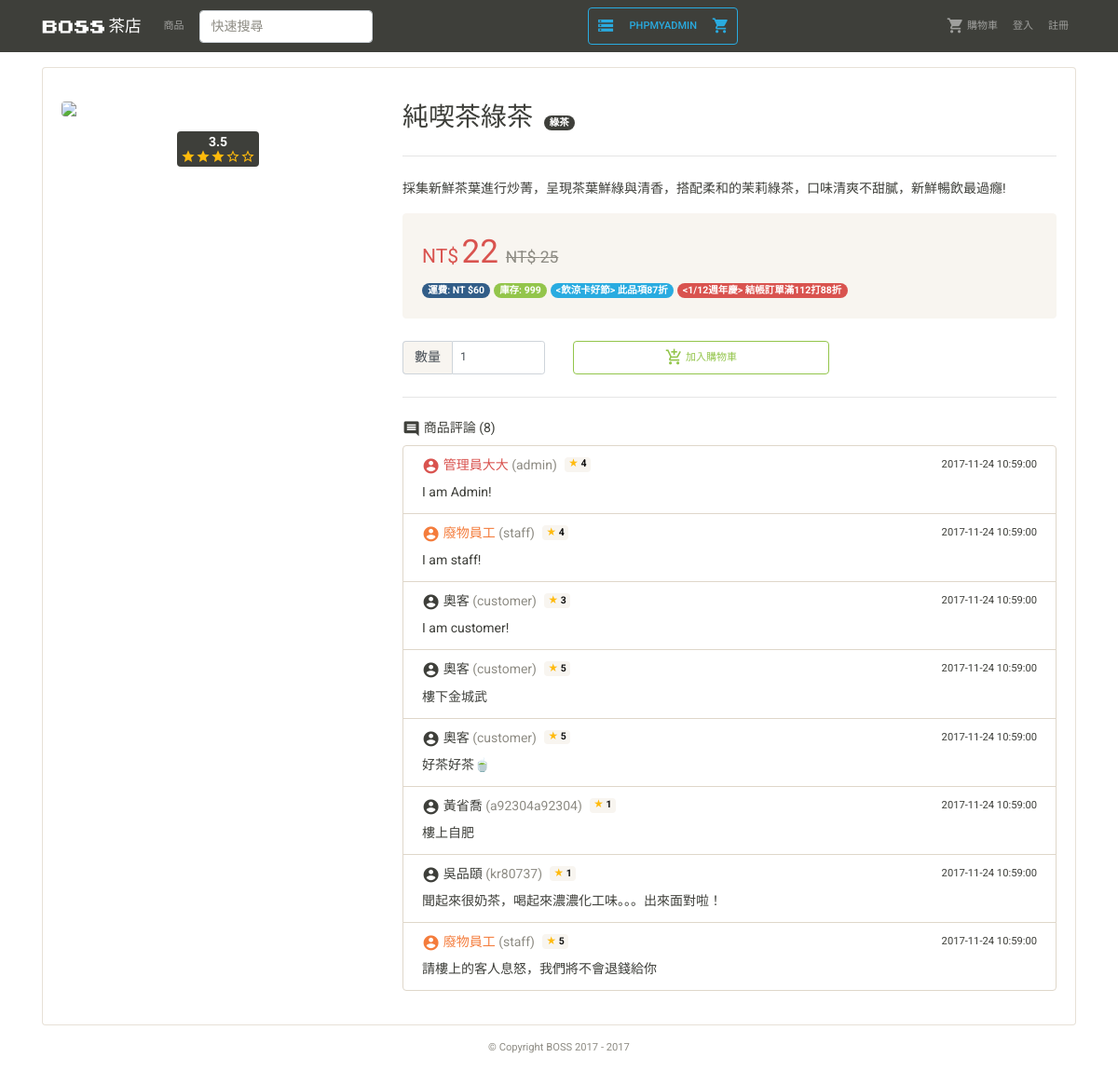
Screenshot of /product_detail.php?ID=1 with the database file from the repository.
### tables this page shows
CREATE TABLE DISCOUNT (
  ID INT(7) UNSIGNED AUTO_INCREMENT PRIMARY KEY,
  Type ENUM('shipping', 'seasoning', 'event'),
  PeriodFrom DATE NOT NULL,
  PeriodTo DATE NOT NULL,
  Requirement INT(7) UNSIGNED,
  Rate DOUBLE(3,3) NOT NULL,
  Info VARCHAR(100) NOT NULL,
  EventType ENUM('BOGO', 'discount')
);

CREATE TABLE COMMENT (
  ID INT(7) UNSIGNED AUTO_INCREMENT PRIMARY KEY,
  CID VARCHAR(20) NOT NULL,
  PID INT(7) UNSIGNED NOT NULL,
  Star INT(1) NOT NULL,
  Date TIMESTAMP DEFAULT CURRENT_TIMESTAMP,
  Comment VARCHAR(100) NOT NULL
);

CREATE TABLE MEMBER(
  ID VARCHAR(20) PRIMARY KEY,
  Password VARCHAR(128) NOT NULL,
  Name VARCHAR(12) NOT NULL,
  Email VARCHAR(30) NOT NULL,
  Phone VARCHAR(10) NOT NULL,
  RegDate TIMESTAMP DEFAULT CURRENT_TIMESTAMP,
  Birth DATE,
  Gender ENUM('M', 'F', 'N'),
  Address VARCHAR(100),
  Position ENUM('S', 'A', 'C') NOT NULL
);

### verification.php (called while the page is built, shortened)
<?php
$user_position='G';
$user_id='guest';

### comment.php (the view, shortened to what this page needs)
<?php
  $sqlnone = 'SELECT COUNT(*) COUNT_NUM FROM COMMENT
  WHERE PID='.$_GET['ID'];
  $comment_num=mysqli_fetch_array($conn->query($sqlnone))['COUNT_NUM'];
?>
<h6>
  <i class="material-icons">comment</i> 商品評論
  (<?php echo $comment_num; ?>)
</h6>
<div class="list-group ">
  <?php
  $sql = 'SELECT *, COMMENT.ID CommentID FROM COMMENT
          INNER JOIN MEMBER ON MEMBER.ID = COMMENT.CID
          WHERE COMMENT.PID=' . $_GET['ID'].'
          ORDER BY CommentID';
  $result = $conn->query($sql);
  while($rows=mysqli_fetch_array($result)){
    $CommentID=$rows['CommentID'];
    $CID=$rows['CID'];
    $CName=$rows['Name'];
    $Date=$rows['Date'];
    $Comment=$rows['Comment'];
    $Star=$rows['Star'];
    $Position=$rows['Position'];
    $comment_by_me=($CID==$user_id)?'list-group-item-secondary':'';
    if($Position=='A') $comment_color= 'text-danger';
    else if($Position=='S') $comment_color= 'text-warning';
    else $comment_color='';
    if($user_position=='A'||$user_position=='S') $comment_del_url= 'href="comment_del.php?CommentID='.$CommentID.'&PID='.$_GET['ID'].'"';
    else $comment_del_url='';
    $star_text='<span class="badge badge-light star mx-2">
                  <span style="color: #FFBA0C">★</span> '. $Star .'
                </span>';
    echo '<a '. $comment_del_url .' class="list-group-item list-group-item-action flex-column '. $comment_by_me .'">
            <div class="d-flex w-100 justify-content-between">
              <h6 class="mb-2 '. $comment_color . '">
              <i class="material-icons">account_circle</i> '. $CName .' <span class="text-muted">('. $CID .')</span>' . $star_text .'</h6>
              <small class="d-none d-lg-inline-block">'. $Date .'</small>
            </div>
            <p class="mb-0">'. htmlspecialchars($Comment) .'</p>
            <small class="d-inline-block d-lg-none">'. $Date .'</small>
          </a>';
  }
  ?>
</div>

### product_discount.php (shortened to what this page needs)
<?php
function PrintProductDetailDiscountBadge($info, $discount, $color){
  $full_discount_text = '<' .$info . '> ' . $discount;
  echo '<span class="badge badge-pill badge-'.$color.'">'. $full_discount_text .'</span> ';
}
$sql = 'SELECT * FROM DISCOUNT';
$result = $conn->query($sql);
while($rows = mysqli_fetch_array($result))
{
  if((date('Y-m-d')>=$rows['PeriodFrom']) && (date('Y-m-d')<=$rows['PeriodTo'])){
    switch ($rows['Type']) {
      case 'seasoning':
        $discount='結帳訂單滿'. $rows['Requirement'] .'打'.($rows['Rate']*100).'折';
        break;
      case 'event':
        $sql = "SELECT * FROM PRODUCT P , DISCOUNT D
         WHERE P.ID = ".$_GET['ID'].
         " AND D.ID = P.DID AND D.ID=". $rows['ID'];
        $result_this_product=$conn->query($sql);
        if(mysqli_num_rows($result_this_product)>=1){
          $rows_this_product = mysqli_fetch_array($result_this_product);
          if($rows_this_product['EventType']=='BOGO'){
            $discount= '此品買一送一';
          } else if($rows_this_product['EventType']=='discount'){
            $discount= '此品項'.($rows['Rate']*100).'折';
          }
          $color='info';
          PrintProductDetailDiscountBadge($rows['Info'], $discount, $color);
        }
        break;
    }
  }
}

### css/style.css (style rules this page uses)
i.material-icons { vertical-align: middle; font-size: 1.2rem; }
.star { vertical-align: top; }

### rows the page displays
discount: full_discount_text "<飲涼卡好節> 此品項87折"
discount: Info "<1/12週年慶> 結帳訂單滿112打88折"
comment: CID.Name "管理員大大", CID "admin", Star "4", Date "2017-11-24 10:59:00", Comment "I am Admin!"
comment: CID.Name "廢物員工", CID "staff", Star "4", Date "2017-11-24 10:59:00", Comment "I am staff!"
comment: CID.Name "奧客", CID "customer", Star "3", Date "2017-11-24 10:59:00", Comment "I am customer!"
comment: CID.Name "奧客", CID "customer", Star "5", Date "2017-11-24 10:59:00", Comment "樓下金城武"
comment: CID.Name "奧客", CID "customer", Star "5", Date "2017-11-24 10:59:00", Comment "好茶好茶🍵"
comment: CID.Name "黃省喬", CID "a92304a92304", Star "1", Date "2017-11-24 10:59:00", Comment "樓上自肥"
comment: CID.Name "吳品頤", CID "kr80737", Star "1", Date "2017-11-24 10:59:00", Comment "聞起來很奶茶，喝起來濃濃化工味。。。出來面對啦！"
comment: CID.Name "廢物員工", CID "staff", Star "5", Date "2017-11-24 10:59:00", Comment "請樓上的客人息怒，我們將不會退錢給你"

### other values shown
$star_num "3.5"
$rows['PName'] "純喫茶綠茶"
$rows['CName'] "綠茶"
$rows['PInfo'] "採集新鮮茶葉進行炒菁，呈現茶葉鮮綠與清香，搭配柔和的茉莉綠茶，口味清爽不甜膩，新鮮暢飲最過癮!"
$rows['PPriceDiscountF'] "22"
$rows['PPriceF'] "25"
$rows['PStock'] "999"
$comment_num "8"
